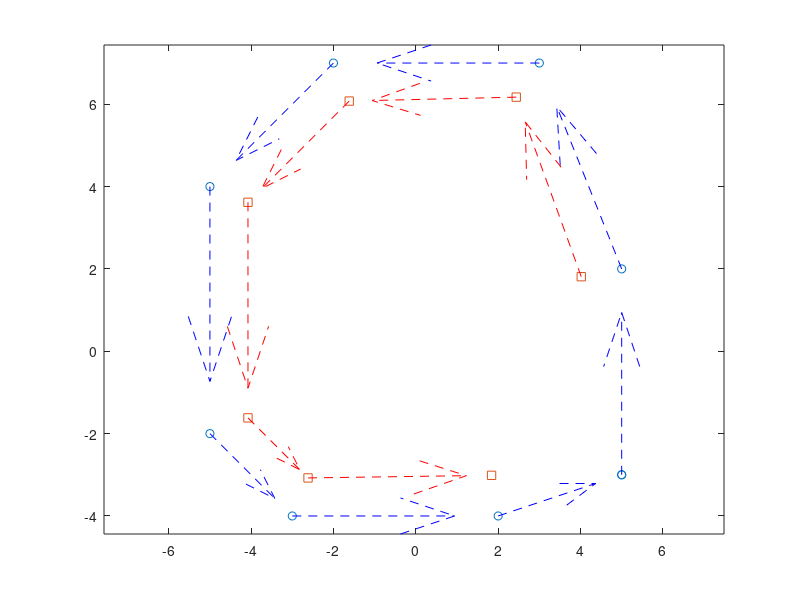

The MATLAB script that drew this image:
%Path plotting
%assuming counter clockwise motion
clear all
close all

test_cones = [5,-3;5,2;3,7;-2,7;-5,4;-5,-2;-3,-4;2,-4;5,-3];

for i = 1:length(test_cones)-1
    vector(i,:) = test_cones(i+1,:)-test_cones(i,:);
    norm_vector(i,:) = vector(i,:)/norm(vector(i,:));
end

for j = 1:length(norm_vector)-1
    angle_between(j) = acosd(dot(norm_vector(j,:),norm_vector(j+1,:)));
    midangle(j) = 90+(angle_between(j)/2);
end

for k = 1:length(midangle)
    rot = [cosd(midangle(k)) -sind(midangle(k)); sind(midangle(k)) cosd(midangle(k))];
    offset_dir(k,:) = (rot*norm_vector(k,:)')';
    offset_point(k,:) = (offset_dir(k,:)+test_cones(k+1,:))';
end

for m = 1:length(offset_point)-1
    path_vector(m,:) = offset_point(m+1,:)-offset_point(m,:);
end

figure
plot(test_cones(:,1),test_cones(:,2),'o');
hold on 
plot(offset_point(:,1),offset_point(:,2),'s');
quiver(test_cones(1:end-1,1),test_cones(1:end-1,2),vector(:,1),vector(:,2),'Color','b','LineStyle','--')
quiver(offset_point(1:6,1),offset_point(1:6,2),path_vector(:,1),path_vector(:,2),'Color','r','LineStyle','--')
hold off
axis equal
